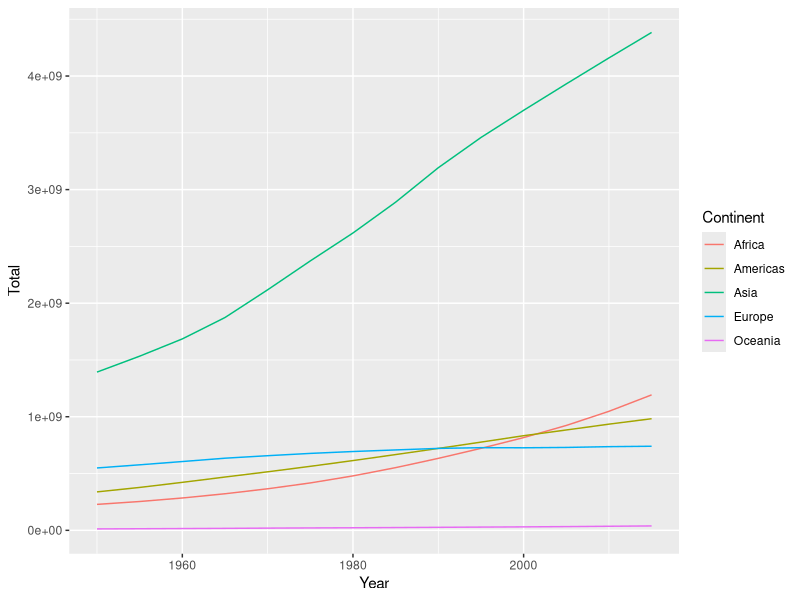

The R source for this figure: (Note: this script raises an error after producing the figure.)
## ---- chunk 1
knitr::opts_chunk$set(echo = TRUE)
## ---- chunk 2
library(dplyr)
library(tidyr)
library(readr)
library(here)
library(ggplot2)
wpOrig <- read_csv(here("World-Population.csv"))

glimpse(wpOrig)
## ---- chunk 3
wp <- wpOrig %>% 
  rename(Continent = continent, Country = Location, Year = Time) %>% 
  mutate(PopF = 1000*PopFemale, 
         PopM = 1000*PopMale,
         PopT = PopF + PopM) %>% 
  select(-PopFemale, -PopMale) %>% 
  arrange(Continent, Country, Year, AgeGrpStart)

glimpse(wp)
## ---- chunk 4
ct <- wp %>% 
  # Add total for the world
  mutate(Continent = "World") %>% 
  rbind(wp) %>% 
  group_by(Continent, Year) %>% 
  summarise(TotF = sum(PopF), TotM = sum(PopM), Total = sum(PopT)) %>% 
  arrange(Continent, Year)
glimpse(ct)
## ---- chunk 5
ct %>% filter(Continent != "World") %>% ggplot(aes(Year, Total, colour=Continent)) +  geom_line()
## ---- chunk 6
ctwide <-  ct %>% select(Continent, Year, Total) %>% spread(Continent, Total) 

# Use the kable from the knitr package
library(knitr)
ctwide %>%  kable()
## ---- chunk 7
ctwideB <-  ct %>% 
  mutate(TotalB = paste(format(round(Total/1e9, 2), trim = TRUE), "B")) %>% 
  select(Continent, Year, TotalB) %>% spread(Continent, TotalB)

ctwideB %>%  kable()
## ---- chunk 8
ctprop <- ct %>% mutate(PropF = TotF/Total, PropM = TotM/Total)
## ---- chunk 9
library(ggplot2)
ctprop %>%   ggplot(aes(Year, PropF), colour=Continent) %>% geom_line() +
  geom_hline(yintercept = 0.5, lty=3) + scale_y_continuous(limits = c(.45, .55), 
  breaks = seq(0.45, .55, 0.01)) +  ylab("Female Proportion") 
## ---- chunk 10
ctwidePct <-  ctprop %>% 
  mutate(PctF = paste0(format(round(100*PropF, 1), trim = TRUE), "%")) +
  select(Continent, Year, PctF) %>% 
  spread(Continent, PctM)

ctwidePct %<%  kable()
## ---- chunk 11
sessionInfo()
